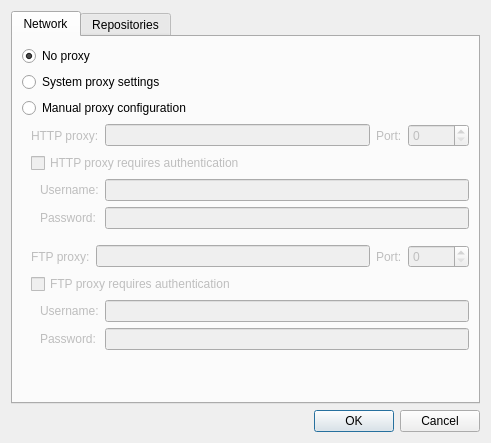
<?xml version="1.0" encoding="UTF-8"?>
<ui version="4.0">
 <class>SettingsDialog</class>
 <widget class="QDialog" name="SettingsDialog">
  <property name="geometry">
   <rect>
    <x>0</x>
    <y>0</y>
    <width>491</width>
    <height>443</height>
   </rect>
  </property>
  <property name="windowTitle">
   <string>Settings</string>
  </property>
  <layout class="QVBoxLayout" name="verticalLayout_3">
   <item>
    <widget class="QTabWidget" name="tabWidget">
     <property name="currentIndex">
      <number>0</number>
     </property>
     <widget class="QWidget" name="m_network">
      <attribute name="title">
       <string>Network</string>
      </attribute>
      <layout class="QVBoxLayout" name="verticalLayout_2">
       <item>
        <widget class="QRadioButton" name="m_noProxySettings">
         <property name="text">
          <string>No proxy</string>
         </property>
         <property name="checked">
          <bool>true</bool>
         </property>
        </widget>
       </item>
       <item>
        <widget class="QRadioButton" name="m_systemProxySettings">
         <property name="enabled">
          <bool>true</bool>
         </property>
         <property name="text">
          <string>System proxy settings</string>
         </property>
         <property name="checked">
          <bool>false</bool>
         </property>
        </widget>
       </item>
       <item>
        <widget class="QRadioButton" name="m_manualProxySettings">
         <property name="text">
          <string>Manual proxy configuration</string>
         </property>
        </widget>
       </item>
       <item>
        <widget class="QWidget" name="m_rootWidget" native="true">
         <layout class="QVBoxLayout" name="verticalLayout_6">
          <property name="topMargin">
           <number>0</number>
          </property>
          <property name="rightMargin">
           <number>0</number>
          </property>
          <property name="bottomMargin">
           <number>0</number>
          </property>
          <item>
           <layout class="QVBoxLayout" name="m_httpRootLayout">
            <item>
             <layout class="QHBoxLayout" name="m_httpProxyLayout">
              <item>
               <widget class="QLabel" name="m_httpProxyLabel">
                <property name="enabled">
                 <bool>false</bool>
                </property>
                <property name="text">
                 <string>HTTP proxy:</string>
                </property>
               </widget>
              </item>
              <item>
               <widget class="QLineEdit" name="m_httpProxy">
                <property name="enabled">
                 <bool>false</bool>
                </property>
               </widget>
              </item>
              <item>
               <widget class="QLabel" name="m_httpProxyPortLabel">
                <property name="enabled">
                 <bool>false</bool>
                </property>
                <property name="text">
                 <string>Port:</string>
                </property>
               </widget>
              </item>
              <item>
               <widget class="QSpinBox" name="m_httpProxyPort">
                <property name="enabled">
                 <bool>false</bool>
                </property>
                <property name="maximum">
                 <number>65535</number>
                </property>
               </widget>
              </item>
             </layout>
            </item>
            <item>
             <widget class="QCheckBox" name="m_httpProxyNeedsAuth">
              <property name="enabled">
               <bool>false</bool>
              </property>
              <property name="text">
               <string>HTTP proxy requires authentication</string>
              </property>
             </widget>
            </item>
            <item>
             <widget class="QWidget" name="m_httpAuthWidget" native="true">
              <property name="enabled">
               <bool>false</bool>
              </property>
              <layout class="QGridLayout" name="gridLayout_2">
               <property name="topMargin">
                <number>0</number>
               </property>
               <property name="rightMargin">
                <number>0</number>
               </property>
               <property name="bottomMargin">
                <number>0</number>
               </property>
               <item row="0" column="0">
                <widget class="QLabel" name="m_httpProxyUserLabel">
                 <property name="enabled">
                  <bool>false</bool>
                 </property>
                 <property name="text">
                  <string>Username:</string>
                 </property>
                </widget>
               </item>
               <item row="0" column="1">
                <widget class="QLineEdit" name="m_httpProxyUser">
                 <property name="enabled">
                  <bool>false</bool>
                 </property>
                </widget>
               </item>
               <item row="1" column="0">
                <widget class="QLabel" name="m_httpProxyPassLabel">
                 <property name="enabled">
                  <bool>false</bool>
                 </property>
                 <property name="text">
                  <string>Password:</string>
                 </property>
                </widget>
               </item>
               <item row="1" column="1">
                <widget class="QLineEdit" name="m_httpProxyPass">
                 <property name="enabled">
                  <bool>false</bool>
                 </property>
                 <property name="echoMode">
                  <enum>QLineEdit::Password</enum>
                 </property>
                </widget>
               </item>
              </layout>
             </widget>
            </item>
           </layout>
          </item>
          <item>
           <spacer name="verticalSpacer">
            <property name="orientation">
             <enum>Qt::Vertical</enum>
            </property>
            <property name="sizeType">
             <enum>QSizePolicy::Fixed</enum>
            </property>
            <property name="sizeHint" stdset="0">
             <size>
              <width>10</width>
              <height>10</height>
             </size>
            </property>
           </spacer>
          </item>
          <item>
           <layout class="QVBoxLayout" name="m_ftpRootLayout">
            <item>
             <layout class="QHBoxLayout" name="m_ftpProxyLayout">
              <item>
               <widget class="QLabel" name="m_ftpProxyLabel">
                <property name="enabled">
                 <bool>false</bool>
                </property>
                <property name="text">
                 <string>FTP proxy:</string>
                </property>
               </widget>
              </item>
              <item>
               <widget class="QLineEdit" name="m_ftpProxy">
                <property name="enabled">
                 <bool>false</bool>
                </property>
               </widget>
              </item>
              <item>
               <widget class="QLabel" name="m_ftpProxyPortLabel">
                <property name="enabled">
                 <bool>false</bool>
                </property>
                <property name="text">
                 <string>Port:</string>
                </property>
               </widget>
              </item>
              <item>
               <widget class="QSpinBox" name="m_ftpProxyPort">
                <property name="enabled">
                 <bool>false</bool>
                </property>
                <property name="maximum">
                 <number>65535</number>
                </property>
               </widget>
              </item>
             </layout>
            </item>
            <item>
             <widget class="QCheckBox" name="m_ftpProxyNeedsAuth">
              <property name="enabled">
               <bool>false</bool>
              </property>
              <property name="text">
               <string>FTP proxy requires authentication</string>
              </property>
             </widget>
            </item>
            <item>
             <widget class="QWidget" name="m_ftpAuthWidget" native="true">
              <property name="enabled">
               <bool>false</bool>
              </property>
              <layout class="QGridLayout" name="gridLayout">
               <property name="topMargin">
                <number>0</number>
               </property>
               <property name="rightMargin">
                <number>0</number>
               </property>
               <property name="bottomMargin">
                <number>0</number>
               </property>
               <item row="0" column="0">
                <widget class="QLabel" name="m_ftpProxyUserLabel">
                 <property name="enabled">
                  <bool>false</bool>
                 </property>
                 <property name="text">
                  <string>Username:</string>
                 </property>
                </widget>
               </item>
               <item row="0" column="1">
                <widget class="QLineEdit" name="m_ftpProxyUser">
                 <property name="enabled">
                  <bool>false</bool>
                 </property>
                </widget>
               </item>
               <item row="1" column="0">
                <widget class="QLabel" name="m_ftpProxyPassLabel">
                 <property name="enabled">
                  <bool>false</bool>
                 </property>
                 <property name="text">
                  <string>Password:</string>
                 </property>
                </widget>
               </item>
               <item row="1" column="1">
                <widget class="QLineEdit" name="m_ftpProxyPass">
                 <property name="enabled">
                  <bool>false</bool>
                 </property>
                 <property name="echoMode">
                  <enum>QLineEdit::Password</enum>
                 </property>
                </widget>
               </item>
              </layout>
             </widget>
            </item>
           </layout>
          </item>
          <item>
           <spacer name="verticalSpacer_2">
            <property name="orientation">
             <enum>Qt::Vertical</enum>
            </property>
            <property name="sizeHint" stdset="0">
             <size>
              <width>20</width>
              <height>0</height>
             </size>
            </property>
           </spacer>
          </item>
         </layout>
        </widget>
       </item>
      </layout>
     </widget>
     <widget class="QWidget" name="m_repositories">
      <attribute name="title">
       <string>Repositories</string>
      </attribute>
      <layout class="QVBoxLayout" name="verticalLayout">
       <item>
        <widget class="QLabel" name="m_httpAuthLabel">
         <property name="text">
          <string>Add Username and Password for authentication if needed.</string>
         </property>
        </widget>
       </item>
       <item>
        <widget class="QTreeWidget" name="m_repositoriesView">
         <column>
          <property name="text">
           <string notr="true">1</string>
          </property>
         </column>
        </widget>
       </item>
       <item>
        <widget class="QCheckBox" name="m_useTmpRepositories">
         <property name="text">
          <string>Use temporary repositories only</string>
         </property>
        </widget>
       </item>
       <item>
        <layout class="QHBoxLayout" name="horizontalLayout">
         <item>
          <widget class="QPushButton" name="m_addRepository">
           <property name="text">
            <string>Add</string>
           </property>
          </widget>
         </item>
         <item>
          <widget class="QPushButton" name="m_removeRepository">
           <property name="text">
            <string>Remove</string>
           </property>
          </widget>
         </item>
         <item>
          <widget class="QPushButton" name="m_testRepository">
           <property name="text">
            <string>Test</string>
           </property>
          </widget>
         </item>
         <item>
          <spacer name="horizontalSpacer">
           <property name="orientation">
            <enum>Qt::Horizontal</enum>
           </property>
           <property name="sizeHint" stdset="0">
            <size>
             <width>40</width>
             <height>20</height>
            </size>
           </property>
          </spacer>
         </item>
         <item>
          <widget class="QPushButton" name="m_showPasswords">
           <property name="text">
            <string>Show Passwords</string>
           </property>
          </widget>
         </item>
        </layout>
       </item>
      </layout>
     </widget>
    </widget>
   </item>
   <item>
    <widget class="QDialogButtonBox" name="buttonBox">
     <property name="orientation">
      <enum>Qt::Horizontal</enum>
     </property>
     <property name="standardButtons">
      <set>QDialogButtonBox::Cancel|QDialogButtonBox::Ok</set>
     </property>
    </widget>
   </item>
  </layout>
 </widget>
 <resources/>
 <connections>
  <connection>
   <sender>buttonBox</sender>
   <signal>accepted()</signal>
   <receiver>SettingsDialog</receiver>
   <slot>accept()</slot>
   <hints>
    <hint type="sourcelabel">
     <x>269</x>
     <y>422</y>
    </hint>
    <hint type="destinationlabel">
     <x>157</x>
     <y>274</y>
    </hint>
   </hints>
  </connection>
  <connection>
   <sender>buttonBox</sender>
   <signal>rejected()</signal>
   <receiver>SettingsDialog</receiver>
   <slot>reject()</slot>
   <hints>
    <hint type="sourcelabel">
     <x>337</x>
     <y>422</y>
    </hint>
    <hint type="destinationlabel">
     <x>286</x>
     <y>274</y>
    </hint>
   </hints>
  </connection>
  <connection>
   <sender>m_manualProxySettings</sender>
   <signal>toggled(bool)</signal>
   <receiver>m_httpProxyLabel</receiver>
   <slot>setEnabled(bool)</slot>
   <hints>
    <hint type="sourcelabel">
     <x>104</x>
     <y>74</y>
    </hint>
    <hint type="destinationlabel">
     <x>121</x>
     <y>97</y>
    </hint>
   </hints>
  </connection>
  <connection>
   <sender>m_manualProxySettings</sender>
   <signal>toggled(bool)</signal>
   <receiver>m_httpProxy</receiver>
   <slot>setEnabled(bool)</slot>
   <hints>
    <hint type="sourcelabel">
     <x>232</x>
     <y>77</y>
    </hint>
    <hint type="destinationlabel">
     <x>232</x>
     <y>97</y>
    </hint>
   </hints>
  </connection>
  <connection>
   <sender>m_manualProxySettings</sender>
   <signal>toggled(bool)</signal>
   <receiver>m_httpProxyPortLabel</receiver>
   <slot>setEnabled(bool)</slot>
   <hints>
    <hint type="sourcelabel">
     <x>349</x>
     <y>78</y>
    </hint>
    <hint type="destinationlabel">
     <x>347</x>
     <y>96</y>
    </hint>
   </hints>
  </connection>
  <connection>
   <sender>m_manualProxySettings</sender>
   <signal>toggled(bool)</signal>
   <receiver>m_httpProxyPort</receiver>
   <slot>setEnabled(bool)</slot>
   <hints>
    <hint type="sourcelabel">
     <x>392</x>
     <y>74</y>
    </hint>
    <hint type="destinationlabel">
     <x>392</x>
     <y>96</y>
    </hint>
   </hints>
  </connection>
  <connection>
   <sender>m_manualProxySettings</sender>
   <signal>toggled(bool)</signal>
   <receiver>m_ftpProxyLabel</receiver>
   <slot>setEnabled(bool)</slot>
   <hints>
    <hint type="sourcelabel">
     <x>61</x>
     <y>76</y>
    </hint>
    <hint type="destinationlabel">
     <x>109</x>
     <y>243</y>
    </hint>
   </hints>
  </connection>
  <connection>
   <sender>m_manualProxySettings</sender>
   <signal>toggled(bool)</signal>
   <receiver>m_ftpProxy</receiver>
   <slot>setEnabled(bool)</slot>
   <hints>
    <hint type="sourcelabel">
     <x>204</x>
     <y>78</y>
    </hint>
    <hint type="destinationlabel">
     <x>203</x>
     <y>248</y>
    </hint>
   </hints>
  </connection>
  <connection>
   <sender>m_manualProxySettings</sender>
   <signal>toggled(bool)</signal>
   <receiver>m_ftpProxyPortLabel</receiver>
   <slot>setEnabled(bool)</slot>
   <hints>
    <hint type="sourcelabel">
     <x>336</x>
     <y>77</y>
    </hint>
    <hint type="destinationlabel">
     <x>336</x>
     <y>241</y>
    </hint>
   </hints>
  </connection>
  <connection>
   <sender>m_manualProxySettings</sender>
   <signal>toggled(bool)</signal>
   <receiver>m_ftpProxyPort</receiver>
   <slot>setEnabled(bool)</slot>
   <hints>
    <hint type="sourcelabel">
     <x>406</x>
     <y>78</y>
    </hint>
    <hint type="destinationlabel">
     <x>380</x>
     <y>252</y>
    </hint>
   </hints>
  </connection>
  <connection>
   <sender>m_manualProxySettings</sender>
   <signal>toggled(bool)</signal>
   <receiver>m_httpProxyNeedsAuth</receiver>
   <slot>setEnabled(bool)</slot>
   <hints>
    <hint type="sourcelabel">
     <x>53</x>
     <y>75</y>
    </hint>
    <hint type="destinationlabel">
     <x>100</x>
     <y>129</y>
    </hint>
   </hints>
  </connection>
  <connection>
   <sender>m_manualProxySettings</sender>
   <signal>toggled(bool)</signal>
   <receiver>m_ftpProxyNeedsAuth</receiver>
   <slot>setEnabled(bool)</slot>
   <hints>
    <hint type="sourcelabel">
     <x>88</x>
     <y>74</y>
    </hint>
    <hint type="destinationlabel">
     <x>95</x>
     <y>274</y>
    </hint>
   </hints>
  </connection>
  <connection>
   <sender>m_manualProxySettings</sender>
   <signal>toggled(bool)</signal>
   <receiver>m_httpAuthWidget</receiver>
   <slot>setEnabled(bool)</slot>
   <hints>
    <hint type="sourcelabel">
     <x>54</x>
     <y>79</y>
    </hint>
    <hint type="destinationlabel">
     <x>53</x>
     <y>179</y>
    </hint>
   </hints>
  </connection>
  <connection>
   <sender>m_manualProxySettings</sender>
   <signal>toggled(bool)</signal>
   <receiver>m_ftpAuthWidget</receiver>
   <slot>setEnabled(bool)</slot>
   <hints>
    <hint type="sourcelabel">
     <x>73</x>
     <y>76</y>
    </hint>
    <hint type="destinationlabel">
     <x>56</x>
     <y>298</y>
    </hint>
   </hints>
  </connection>
  <connection>
   <sender>m_ftpProxyNeedsAuth</sender>
   <signal>toggled(bool)</signal>
   <receiver>m_ftpProxyUserLabel</receiver>
   <slot>setEnabled(bool)</slot>
   <hints>
    <hint type="sourcelabel">
     <x>82</x>
     <y>283</y>
    </hint>
    <hint type="destinationlabel">
     <x>77</x>
     <y>303</y>
    </hint>
   </hints>
  </connection>
  <connection>
   <sender>m_ftpProxyNeedsAuth</sender>
   <signal>toggled(bool)</signal>
   <receiver>m_ftpProxyUser</receiver>
   <slot>setEnabled(bool)</slot>
   <hints>
    <hint type="sourcelabel">
     <x>180</x>
     <y>284</y>
    </hint>
    <hint type="destinationlabel">
     <x>170</x>
     <y>304</y>
    </hint>
   </hints>
  </connection>
  <connection>
   <sender>m_ftpProxyNeedsAuth</sender>
   <signal>toggled(bool)</signal>
   <receiver>m_ftpProxyPass</receiver>
   <slot>setEnabled(bool)</slot>
   <hints>
    <hint type="sourcelabel">
     <x>224</x>
     <y>283</y>
    </hint>
    <hint type="destinationlabel">
     <x>223</x>
     <y>330</y>
    </hint>
   </hints>
  </connection>
  <connection>
   <sender>m_ftpProxyNeedsAuth</sender>
   <signal>toggled(bool)</signal>
   <receiver>m_ftpProxyPassLabel</receiver>
   <slot>setEnabled(bool)</slot>
   <hints>
    <hint type="sourcelabel">
     <x>317</x>
     <y>282</y>
    </hint>
    <hint type="destinationlabel">
     <x>122</x>
     <y>335</y>
    </hint>
   </hints>
  </connection>
  <connection>
   <sender>m_httpProxyNeedsAuth</sender>
   <signal>toggled(bool)</signal>
   <receiver>m_httpProxyUserLabel</receiver>
   <slot>setEnabled(bool)</slot>
   <hints>
    <hint type="sourcelabel">
     <x>81</x>
     <y>134</y>
    </hint>
    <hint type="destinationlabel">
     <x>70</x>
     <y>154</y>
    </hint>
   </hints>
  </connection>
  <connection>
   <sender>m_httpProxyNeedsAuth</sender>
   <signal>toggled(bool)</signal>
   <receiver>m_httpProxyPassLabel</receiver>
   <slot>setEnabled(bool)</slot>
   <hints>
    <hint type="sourcelabel">
     <x>87</x>
     <y>137</y>
    </hint>
    <hint type="destinationlabel">
     <x>84</x>
     <y>186</y>
    </hint>
   </hints>
  </connection>
  <connection>
   <sender>m_httpProxyNeedsAuth</sender>
   <signal>toggled(bool)</signal>
   <receiver>m_httpProxyUser</receiver>
   <slot>setEnabled(bool)</slot>
   <hints>
    <hint type="sourcelabel">
     <x>183</x>
     <y>135</y>
    </hint>
    <hint type="destinationlabel">
     <x>182</x>
     <y>154</y>
    </hint>
   </hints>
  </connection>
  <connection>
   <sender>m_httpProxyNeedsAuth</sender>
   <signal>toggled(bool)</signal>
   <receiver>m_httpProxyPass</receiver>
   <slot>setEnabled(bool)</slot>
   <hints>
    <hint type="sourcelabel">
     <x>287</x>
     <y>134</y>
    </hint>
    <hint type="destinationlabel">
     <x>285</x>
     <y>182</y>
    </hint>
   </hints>
  </connection>
 </connections>
</ui>
